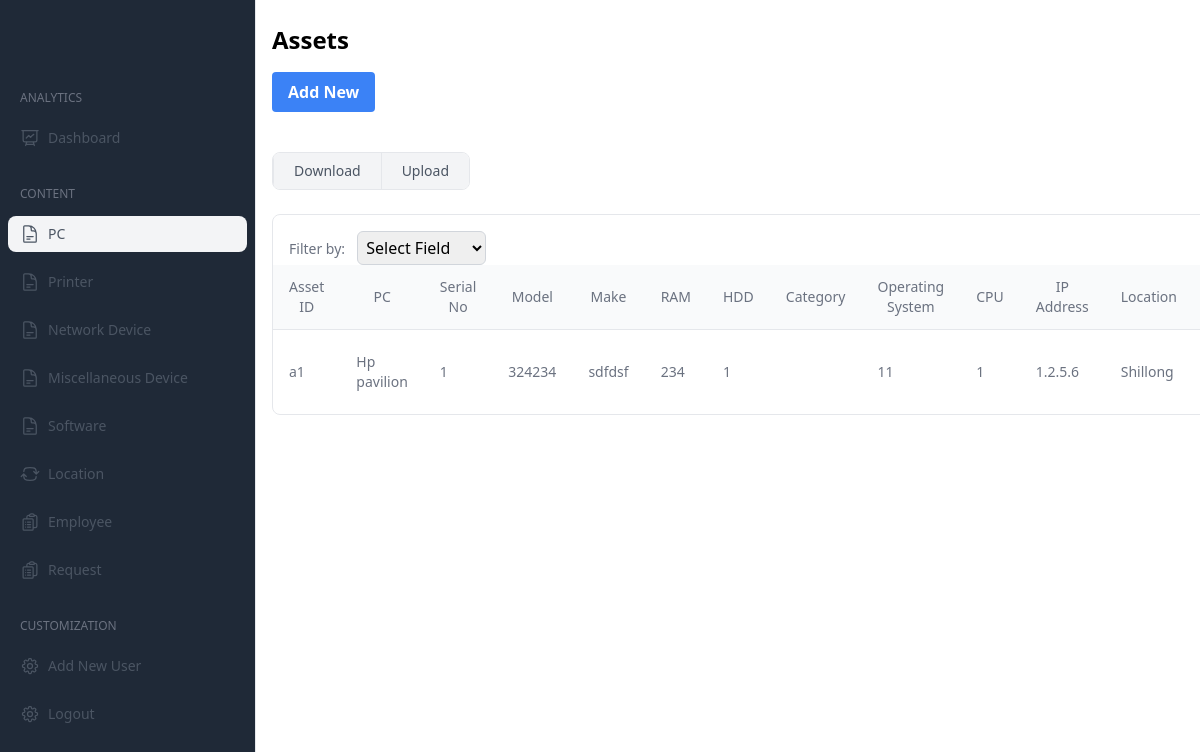
The app's page /pc/ (signed in) with its own data.
### pc/models.py (models this page shows, shortened)
class PC(models.Model):
    pc_name = models.CharField(max_length=100)
    asset_id = models.CharField(max_length=6)
    serial_no = models.CharField(max_length=20)
    model = models.CharField(max_length=30)
    make = models.CharField(max_length=20)
    ram = models.CharField(max_length=10)
    hdd = models.CharField(max_length=10)
    catagory = models.CharField(max_length=20)
    operating_system = models.CharField(max_length=20)
    cpu = models.CharField(max_length=10)
    ip_address = models.CharField(max_length=20)
    location = models.ForeignKey(Location, on_delete=models.PROTECT, null=True)
    price = models.CharField(max_length=15)
    buy_date = models.DateField(default=datetime.date.today)
    warranty = models.IntegerField()
    expiry = models.DateField(null=True, blank=True)  # New field for expiry
    status = models.CharField(max_length=50, null=True)
    employee = models.ForeignKey(Employees, on_delete=models.PROTECT, null=True)
    softwares = models.ManyToManyField(Software)
    def get_software(self):
        return ", ".join([p.software_name for p in self.softwares.all()])

### location/models.py (models this page shows)
class Location(models.Model):
    location_name = models.CharField(max_length=50)
    def __str__(self):
        return self.location_name

### pc/views.py (the view, shortened to what this page needs)
# urls.py: path('pc/',pcviews.PCPage,name="pc_page"),
@login_required
def PCPage(req):
    if req.method=='GET':
        edata=Employees.objects.all()
        ldata=Location.objects.all()
        sdata=Software.objects.all()
        pdata=PC.objects.all()
        flag=3
        loc=""
        if req.user.is_authenticated:
            user = req.user
            if hasattr(user, 'myuser'):
                role = user.myuser.role
                if role=='superadmin':
                    flag=0
                elif role=='admin':
                    flag=1
                elif role=='itmanager':
                    flag=2
                    loc=user.myuser.location
                elif role=='employee':
                    flag=3
        data={
            'loc':loc,
            'flag':flag,
            'pdata':pdata,
            'ldata':ldata,
            'sdata':sdata,
            'edata':edata
        }
        return render(req,"pc.html",data)

### Employee/models.py (called while the page is built)
    def __str__(self):
        return self.employee_name

### templates/pc.html (shortened to what this page needs)
<!DOCTYPE html>
<html lang="en">
<head>
  <link href="https://cdn.jsdelivr.net/npm/tailwindcss@2.2.17/dist/tailwind.min.css" rel="stylesheet">
</head>
<body>
  <div  class="flex h-screen bg-gray-200">
    <aside id="sidebar" class="flex flex-col w-64 h-screen px-5 py-8 overflow-y-auto bg-gray-800 border-r rtl:border-r-0 rtl:border-l dark:bg-gray-900 dark:border-gray-700">
      <a href="#">
          <img class="w-auto h-7" src="https://merakiui.com/images/logo.svg" alt="">
      </a>
      <div class="flex flex-col justify-between flex-1 mt-6">
          <nav class="-mx-3 space-y-6 ">
              <div class="space-y-3 ">
                  <label class="px-3 text-xs text-gray-500 uppercase dark:text-gray-400">analytics</label>
                  <a href="/dashboard" class="flex items-center px-3 py-2 text-gray-600 transition-colors duration-300 transform rounded-lg dark:text-gray-200 hover:bg-gray-100 dark:hover:bg-gray-800 dark:hover:text-gray-200 hover:text-gray-700" href="#">
                      <span class="mx-2 text-sm font-medium">Dashboard</span>
                  </a>
              </div>
              <div class="space-y-3 ">
                  <label class="px-3 text-xs text-gray-500 uppercase dark:text-gray-400">content</label>
                  <a href="/pc" class="flex items-center px-3 py-2 text-gray-600 transition-colors duration-300 transform rounded-lg dark:text-gray-200 bg-gray-100 dark:hover:bg-gray-800 dark:hover:text-gray-200 hover:text-gray-700" href="#">
                    <span id="softwareButton" class="mx-2 text-sm font-medium">PC</span>
                </a>
                <a href="/printer" class="flex items-center px-3 py-2 text-gray-600 transition-colors duration-300 transform rounded-lg dark:text-gray-200 hover:bg-gray-100 dark:hover:bg-gray-800 dark:hover:text-gray-200 hover:text-gray-700" href="#">
                    <span id="softwareButton" class="mx-2 text-sm font-medium">Printer</span>
                </a>
                <a href="/networkDevice" class="flex items-center px-3 py-2 text-gray-600 transition-colors duration-300 transform rounded-lg dark:text-gray-200 hover:bg-gray-100 dark:hover:bg-gray-800 dark:hover:text-gray-200 hover:text-gray-700" href="#">
                    <span id="softwareButton" class="mx-2 text-sm font-medium">Network Device</span>
                </a>
                <a href="/miscDevice" class="flex items-center px-3 py-2 text-gray-600 transition-colors duration-300 transform rounded-lg dark:text-gray-200 hover:bg-gray-100 dark:hover:bg-gray-800 dark:hover:text-gray-200 hover:text-gray-700" href="#">
                    <span id="softwareButton" class="mx-2 text-sm font-medium">Miscellaneous Device</span>
                </a>
                  <a href="/software"  class="flex items-center px-3 py-2 text-gray-600 transition-colors duration-300 transform rounded-lg dark:text-gray-200 hover:bg-gray-100 dark:hover:bg-gray-800 dark:hover:text-gray-200 hover:text-gray-700" href="#">
                      <span id="softwareButton" class="mx-2 text-sm font-medium">Software</span>
                  </a>
                  <a href="/location" class="flex items-center px-3 py-2 text-gray-600 transition-colors duration-300 transform rounded-lg dark:text-gray-200 hover:bg-gray-100 dark:hover:bg-gray-800 dark:hover:text-gray-200 hover:text-gray-700" href="#">
                      <span class="mx-2 text-sm font-medium">Location</span>
                  </a>
                  <a href="/employee" class="flex items-center px-3 py-2 text-gray-600 transition-colors duration-300 transform rounded-lg dark:text-gray-200 hover:bg-gray-100 dark:hover:bg-gray-800 dark:hover:text-gray-200 hover:text-gray-700" href="#">
                      <span class="mx-2 text-sm font-medium">Employee</span>
                  </a>
                  {%if flag == 0 or flag == 1 %}
                  <a href="/request" class="flex items-center px-3 py-2 text-gray-600 transition-colors duration-300 transform rounded-lg dark:text-gray-200 hover:bg-gray-100 dark:hover:bg-gray-800 dark:hover:text-gray-200 hover:text-gray-700" href="#">
                    <span class="mx-2 text-sm font-medium">Request</span>
                </a>
                {%endif%}
              </div>
              <div class="space-y-3 ">
                  <label class="px-3 text-xs text-gray-500 uppercase dark:text-gray-400">Customization</label>
                  {% if flag == 0 or flag == 1 %}
                  <a href="/create_user" class="flex items-center px-3 py-2 text-gray-600 transition-colors duration-300 transform rounded-lg dark:text-gray-200 hover:bg-gray-100 dark:hover:bg-gray-800 dark:hover:text-gray-200 hover:text-gray-700" href="#">
                      <span class="mx-2 text-sm font-medium">Add New User</span>
                  </a>
                  {% endif%}
                  <a href="/" class="flex items-center px-3 py-2 text-gray-600 transition-colors duration-300 transform rounded-lg dark:text-gray-200 hover:bg-gray-100 dark:hover:bg-gray-800 dark:hover:text-gray-200 hover:text-gray-700" href="#">
                    <span class="mx-2 text-sm font-medium">Logout</span>
                </a>
              </div>
          </nav>
      </div>
  </aside>
    <div class="flex-1 flex flex-col overflow-hidden">
      <main class="flex-1 overflow-x-auto bg-white">
        <div class="container mx-auto py-6 px-4">
          <h1 class="text-2xl font-semibold mb-4">Assets</h1>
          {% if flag == 0 or flag == 1 %}
          <button id="addNewBtn" class="bg-blue-500 hover:bg-blue-700 text-white font-bold py-2 px-4 rounded mb-4">Add New</button>
          {%endif%}
          <div class="mt-6 md:flex md:items-center md:justify-between">
            <div class="inline-flex overflow-hidden bg-white border divide-x rounded-lg dark:bg-gray-900 rtl:flex-row-reverse dark:border-gray-700 dark:divide-gray-700">
                <a href="/exportpc" id="dload" class="px-5 py-2 text-xs font-medium text-gray-600 transition-colors duration-200 bg-gray-100 sm:text-sm dark:bg-gray-800 dark:text-gray-300">
                  Download
              </a>
              <a  href="" id="upload" class="px-5 py-2 text-xs font-medium text-gray-600 transition-colors duration-200 bg-gray-100 sm:text-sm dark:bg-gray-800 dark:text-gray-300">
                Upload
            </a>
            </div>
        </div>
          <div id="tableBody" class="flex flex-col mt-6">
            <div class="-mx-4 -my-2 overflow-x-auto sm:-mx-6 lg:-mx-8">
                <div class="inline-block min-w-full py-2 align-middle md:px-6 lg:px-8">
                    <div class="overflow-hidden border border-gray-200 dark:border-gray-700 md:rounded-lg">
                      <div class="mt-4 px-4">
                        <label for="filterField" class="text-sm font-medium text-gray-500 dark:text-gray-400">Filter by:</label>
                        <select id="filterField" onchange="showInputField()" class="ml-2 p-1 border border-gray-300 dark:border-gray-700 rounded-md focus:outline-none focus:ring-blue-500 focus:border-blue-500">
                          <option value="" disabled selected>Select Field</option>
                        </select>
                      </div>
                      <table class="min-w-full divide-y divide-gray-200 dark:divide-gray-700">
                        <thead class="bg-gray-50 dark:bg-gray-800">
                          <tr>
                            <th scope="col" class="px-4 py-3 text-sm font-medium text-gray-500 dark:text-gray-400">
                              Asset ID
                            </th>
                            <th scope="col" class="px-4 py-3 text-sm font-medium text-gray-500 dark:text-gray-400">
                              PC
                            </th>
                            <th scope="col" class="px-4 py-3 text-sm font-medium text-gray-500 dark:text-gray-400">
                              Serial No
                            </th>
                            <th scope="col" class="px-4 py-3 text-sm font-medium text-gray-500 dark:text-gray-400">
                              Model
                            </th>
                            <th scope="col" class="px-4 py-3 text-sm font-medium text-gray-500 dark:text-gray-400">
                              Make
                            </th>
                            <th scope="col" class="px-4 py-3 text-sm font-medium text-gray-500 dark:text-gray-400">
                              RAM
                            </th>
                            <th scope="col" class="px-4 py-3 text-sm font-medium text-gray-500 dark:text-gray-400">
                              HDD
                            </th>
                            <th scope="col" class="px-4 py-3 text-sm font-medium text-gray-500 dark:text-gray-400">
                              Category
                            </th>
                            <th scope="col" class="px-4 py-3 text-sm font-medium text-gray-500 dark:text-gray-400">
                              Operating System
                            </th>
                            <th scope="col" class="px-4 py-3 text-sm font-medium text-gray-500 dark:text-gray-400">
                              CPU
                            </th>
                            <th scope="col" class="px-4 py-3 text-sm font-medium text-gray-500 dark:text-gray-400">
                              IP Address
                            </th>
                            <th scope="col" class="px-4 py-3 text-sm font-medium text-gray-500 dark:text-gray-400">
                              Location
                            </th>
                            <th scope="col" class="px-4 py-3 text-sm font-medium text-gray-500 dark:text-gray-400">
                            </th>
                          </tr>
                        </thead>
                        <tbody>
                          {% for n in pdata %}
                          <tr>
                            <td class="px-4 py-3 text-sm font-medium text-gray-500 dark:text-gray-400">
                              {{ n.asset_id }}
                            </td>
                            <td class="px-4 py-3 text-sm font-medium text-gray-500 dark:text-gray-400">
                              {{ n.pc_name }}
                            </td>
                            <td class="px-4 py-3 text-sm font-medium text-gray-500 dark:text-gray-400">
                              {{ n.serial_no }}
                            </td>
                            <td class="px-4 py-3 text-sm font-medium text-gray-500 dark:text-gray-400">
                              {{ n.model }}
                            </td>
                            <td class="px-4 py-3 text-sm font-medium text-gray-500 dark:text-gray-400">
                              {{ n.make }}
                            </td>
                            <td class="px-4 py-3 text-sm font-medium text-gray-500 dark:text-gray-400">
                              {{ n.ram }}
                            </td>
                            <td class="px-4 py-3 text-sm font-medium text-gray-500 dark:text-gray-400">
                              {{ n.hdd }}
                            </td>
                            <td class="px-4 py-3 text-sm font-medium text-gray-500 dark:text-gray-400">
                            </td>
                            <td class="px-4 py-3 text-sm font-medium text-gray-500 dark:text-gray-400">
                              {{ n.operating_system }}
                            </td>
                            <td class="px-4 py-3 text-sm font-medium text-gray-500 dark:text-gray-400">
                              {{ n.cpu }}
                            </td>
                            <td class="px-4 py-3 text-sm font-medium text-gray-500 dark:text-gray-400">
                              {{ n.ip_address }}
                            </td>
                            <td class="px-4 py-3 text-sm font-medium text-gray-500 dark:text-gray-400">
                              {{ n.location }}
                            </td>
                            <td class="px-4 py-3 text-sm font-medium text-gray-500 dark:text-gray-400">
                            </td>
                                </tr>
                                {%endfor%}
                            </tbody>
                        </table>
                    </div>
                </div>
            </div>
        </div>
        </div>
      </html>
</body>
</html>

### records on screen
PC: asset_id "a1", pc_name "Hp pavilion", serial_no "1", model "324234", make "sdfdsf", ram "234", hdd "1", operating_system "11", cpu "1", ip_address "1.2.5.6", location "Shillong"
